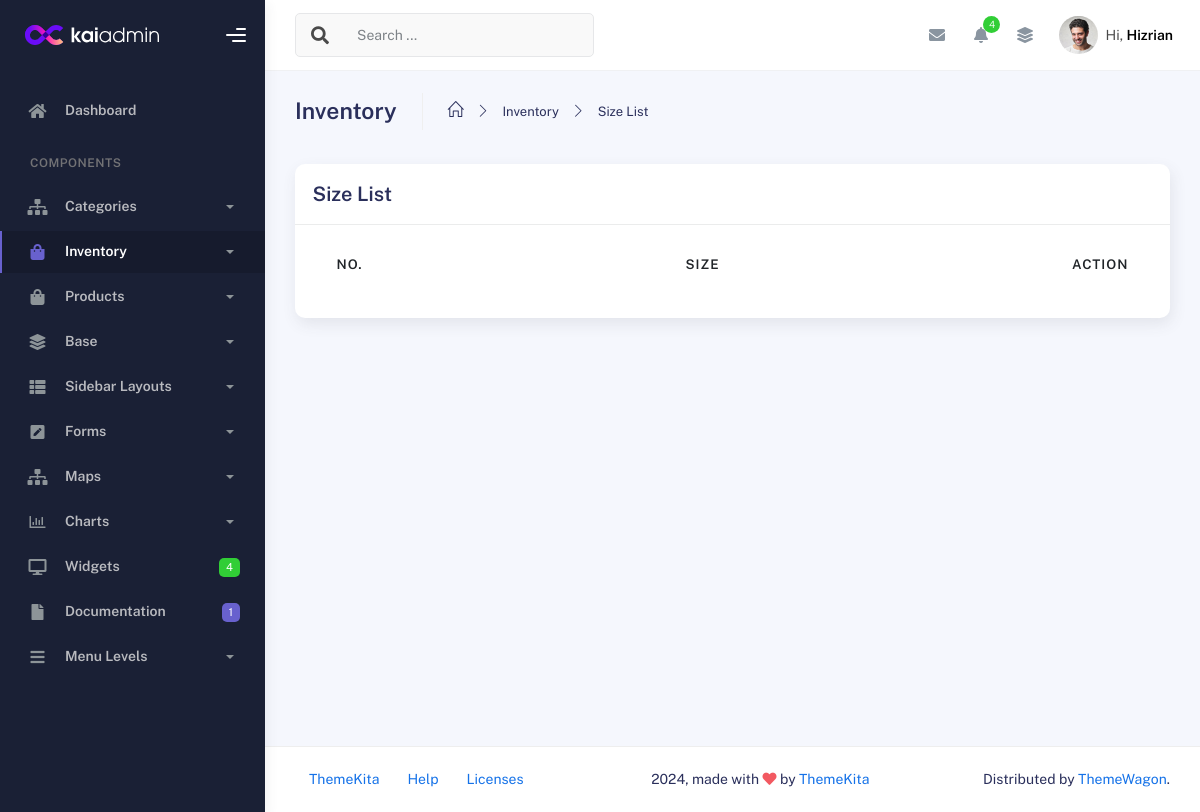
Before: /liora_admin/size_list/ with the older database file.
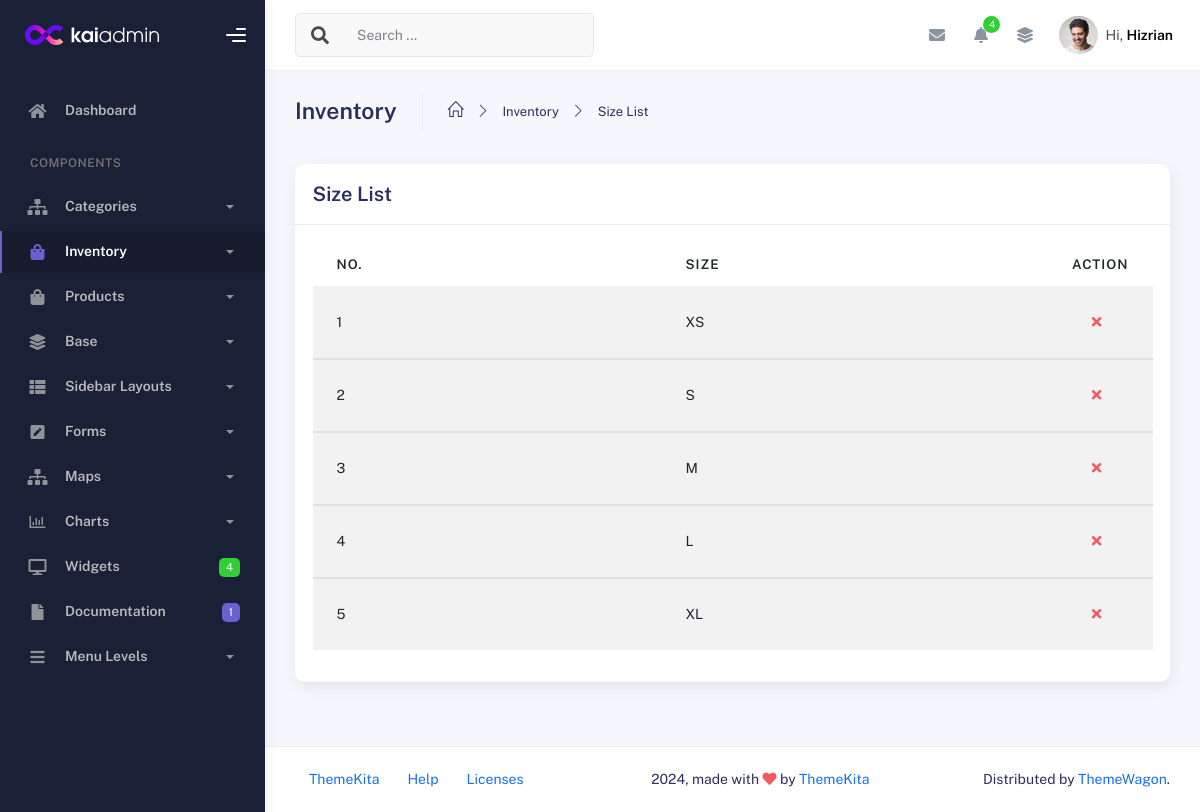
After: the same page with the newer database file.
### products/models.py (models this page shows, shortened)
class Size(models.Model):
    name = models.CharField(max_length=10)

### admin_panel/views.py (the view)
# urls.py: path('size_list/', views.SizeList.as_view(), name='size_list'),
class SizeList(ListView):
    model = Size
    template_name = 'inventory/property_list.html'
    context_object_name = 'property'
    def get_context_data(self, **kwargs):
        context = super().get_context_data(**kwargs)
        context['delete_url_name'] = 'size_delete'
        context['heading'] = 'Size'
        return context

### products/templatetags/nav_tags.py (called while the page is built)
@register.simple_tag(takes_context=True)
def active_class(context, url_name):
    from django.urls import resolve
    try:
        return "active" if resolve(context['request'].path_info).url_name == url_name else ""
    except:
        return ""

### admin_panel/templates/inventory/property_list.html (shortened to what this page needs)
{% extends "admin/admin_layout.html" %}
  {% load static %}
  {% block admin_content %}
        <div class="container">
          <div class="page-inner">
            <div class="page-header">
              <h3 class="fw-bold mb-3">Inventory</h3>
              <ul class="breadcrumbs mb-3">
                <li class="nav-home">
                  <a href="#">
                    <i class="icon-home"></i>
                  </a>
                </li>
                <li class="separator">
                  <i class="icon-arrow-right"></i>
                </li>
                <li class="nav-item">
                  <a href="#">Inventory</a>
                </li>
                <li class="separator">
                  <i class="icon-arrow-right"></i>
                </li>
                <li class="nav-item">
                  <a href="#">{{heading}} List</a>
                </li>
              </ul>
            </div>
            <div class="row">
              <div class="col-md-12">
                <div class="card">
                  <div class="card-header">
                    <div class="d-flex align-items-center">
                      <h4 class="card-title">{{heading}} List</h4>
                    </div>
                  </div>
                  <div class="card-body">
                    <div class="table-responsive">
                      <table
                        id="add-row"
                        class="display table table-striped table-hover"
                      >
                        <thead>
                          <tr>
                            <th>No.</th>
                            <th>{{heading}}</th>
                            <th style="width: 10%">Action</th>
                          </tr>
                        </thead>
                        {% for item in property%}
                        <tbody>
                          <tr>
                            <td>{{forloop.counter}}</td>
                            <td>
                              {{item.name}}
                            </td>
                            <td>
                              <div class="form-button-action">
                                <button
                                  type="button"
                                  data-bs-toggle="modal"
                                  title=""
                                  class="btn btn-link btn-danger"
                                  data-original-title="Remove"
                                  data-bs-target="#deleteModal{{ item.id }}"
                                >
                                  <i class="fa fa-times"></i>
                                </button>
                              </div>
                            </td>
                          </tr>
                        </tbody>
                        {% endfor %}
                      </table>
                    </div>
                  </div>
                </div>
              </div>
            </div>
          </div>
        </div>
  {% endblock admin_content %}

Changed rows visible on the page:
added Size: name "XS"
added Size: name "S"
added Size: name "M"
added Size: name "L"
added Size: name "XL"
